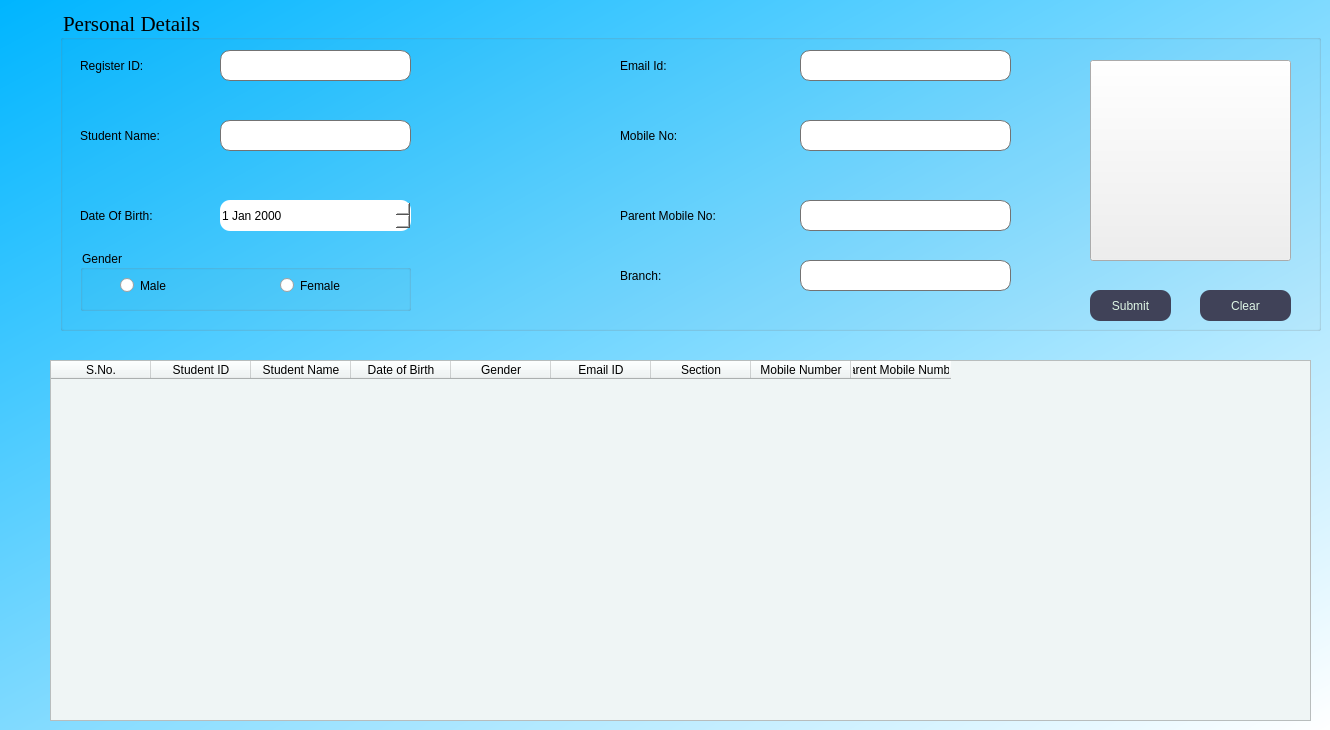
    <widget class="QWidget" name="Student_profile">
     <property name="styleSheet">
      <string notr="true">QWidget#Form{
background-color: qlineargradient(spread:pad, x1:0, y1:0, x2:1, y2:1, stop:0 rgba(0, 181, 255, 255), stop:1 rgba(255, 255, 255, 255));}
</string>
     </property>
     <widget class="QGroupBox" name="groupBox">
      <property name="geometry">
       <rect>
        <x>60</x>
        <y>10</y>
        <width>1261</width>
        <height>321</height>
       </rect>
      </property>
      <property name="font">
       <font>
        <family>Times New Roman</family>
        <pointsize>16</pointsize>
        <weight>9</weight>
        <italic>false</italic>
        <bold>false</bold>
       </font>
      </property>
      <property name="focusPolicy">
       <enum>Qt::NoFocus</enum>
      </property>
      <property name="styleSheet">
       <string notr="true">color: rgb(0, 0, 0);
font: 75 16pt &quot;Times New Roman&quot;;</string>
      </property>
      <property name="title">
       <string>Personal Details</string>
      </property>
      <widget class="QLabel" name="label_2">
       <property name="geometry">
        <rect>
         <x>20</x>
         <y>30</y>
         <width>131</width>
         <height>51</height>
        </rect>
       </property>
       <property name="styleSheet">
        <string notr="true">color: rgb(0, 0, 0);
font: 75 16pt &quot;Times New Roman&quot;;</string>
       </property>
       <property name="text">
        <string>Register ID:</string>
       </property>
      </widget>
      <widget class="QLineEdit" name="lineID">
       <property name="geometry">
        <rect>
         <x>160</x>
         <y>40</y>
         <width>191</width>
         <height>31</height>
        </rect>
       </property>
       <property name="styleSheet">
        <string notr="true">QLineEdit{
border-radius:10px;
background-color: rgb(255, 255, 255);
font: 12pt &quot;Times New Roman&quot;;
border: 1px solid #737373;
}

QLineEdit:Focus{
border: 2px solid #00006d;
	
}</string>
       </property>
       <property name="text">
        <string/>
       </property>
      </widget>
      <widget class="QLabel" name="label_3">
       <property name="geometry">
        <rect>
         <x>20</x>
         <y>100</y>
         <width>131</width>
         <height>51</height>
        </rect>
       </property>
       <property name="styleSheet">
        <string notr="true">color: rgb(0, 0, 0);
font: 75 16pt &quot;Times New Roman&quot;;</string>
       </property>
       <property name="text">
        <string>Student Name:</string>
       </property>
      </widget>
      <widget class="QLineEdit" name="stdname">
       <property name="geometry">
        <rect>
         <x>160</x>
         <y>110</y>
         <width>191</width>
         <height>31</height>
        </rect>
       </property>
       <property name="styleSheet">
        <string notr="true">QLineEdit{
border-radius:10px;
background-color: rgb(255, 255, 255);
font: 12pt &quot;Times New Roman&quot;;
border: 1px solid #737373;
}

QLineEdit:Focus{
border: 2px solid #00006d;
	
}</string>
       </property>
      </widget>
      <widget class="QLabel" name="label_4">
       <property name="geometry">
        <rect>
         <x>20</x>
         <y>180</y>
         <width>131</width>
         <height>51</height>
        </rect>
       </property>
       <property name="styleSheet">
        <string notr="true">color: rgb(0, 0, 0);
font: 75 16pt &quot;Times New Roman&quot;;</string>
       </property>
       <property name="text">
        <string>Date Of Birth:</string>
       </property>
      </widget>
      <widget class="QDateEdit" name="inputDOB">
       <property name="geometry">
        <rect>
         <x>160</x>
         <y>190</y>
         <width>191</width>
         <height>31</height>
        </rect>
       </property>
       <property name="styleSheet">
        <string notr="true">QDateEdit{
border-radius:10px;
background-color: rgb(255, 255, 255);
font: 12pt &quot;Times New Roman&quot;;
}

QDateEdit:Focus{
border: 2px solid #00006d;
	
}</string>
       </property>
      </widget>
      <widget class="QLabel" name="label_5">
       <property name="geometry">
        <rect>
         <x>560</x>
         <y>30</y>
         <width>131</width>
         <height>51</height>
        </rect>
       </property>
       <property name="styleSheet">
        <string notr="true">color: rgb(0, 0, 0);
font: 75 16pt &quot;Times New Roman&quot;;</string>
       </property>
       <property name="text">
        <string>Email Id:</string>
       </property>
      </widget>
      <widget class="QLabel" name="label_6">
       <property name="geometry">
        <rect>
         <x>560</x>
         <y>100</y>
         <width>131</width>
         <height>51</height>
        </rect>
       </property>
       <property name="styleSheet">
        <string notr="true">color: rgb(0, 0, 0);
font: 75 16pt &quot;Times New Roman&quot;;</string>
       </property>
       <property name="text">
        <string>Mobile No:</string>
       </property>
      </widget>
      <widget class="QLabel" name="label_7">
       <property name="geometry">
        <rect>
         <x>560</x>
         <y>180</y>
         <width>161</width>
         <height>51</height>
        </rect>
       </property>
       <property name="styleSheet">
        <string notr="true">color: rgb(0, 0, 0);
font: 75 16pt &quot;Times New Roman&quot;;</string>
       </property>
       <property name="text">
        <string>Parent Mobile No:</string>
       </property>
      </widget>
      <widget class="QLineEdit" name="inputEmail">
       <property name="geometry">
        <rect>
         <x>740</x>
         <y>40</y>
         <width>211</width>
         <height>31</height>
        </rect>
       </property>
       <property name="styleSheet">
        <string notr="true">QLineEdit{
border-radius:10px;
background-color: rgb(255, 255, 255);
font: 12pt &quot;Times New Roman&quot;;
border: 1px solid #737373;
}

QLineEdit:Focus{
border: 2px solid #00006d;
	
}</string>
       </property>
       <property name="text">
        <string/>
       </property>
      </widget>
      <widget class="QLineEdit" name="inputMobile">
       <property name="geometry">
        <rect>
         <x>740</x>
         <y>110</y>
         <width>211</width>
         <height>31</height>
        </rect>
       </property>
       <property name="styleSheet">
        <string notr="true">QLineEdit{
border-radius:10px;
background-color: rgb(255, 255, 255);
font: 12pt &quot;Times New Roman&quot;;
border: 1px solid #737373;
}

QLineEdit:Focus{
border: 2px solid #00006d;
	
}</string>
       </property>
       <property name="text">
        <string/>
       </property>
      </widget>
      <widget class="QLineEdit" name="inputParent">
       <property name="geometry">
        <rect>
         <x>740</x>
         <y>190</y>
         <width>211</width>
         <height>31</height>
        </rect>
       </property>
       <property name="styleSheet">
        <string notr="true">QLineEdit{
border-radius:10px;
background-color: rgb(255, 255, 255);
font: 12pt &quot;Times New Roman&quot;;
border: 1px solid #737373;
}

QLineEdit:Focus{
border: 2px solid #00006d;
	
}</string>
       </property>
       <property name="text">
        <string/>
       </property>
      </widget>
      <widget class="QGroupBox" name="groupBox_2">
       <property name="geometry">
        <rect>
         <x>20</x>
         <y>240</y>
         <width>331</width>
         <height>61</height>
        </rect>
       </property>
       <property name="styleSheet">
        <string notr="true">color: rgb(0, 0, 0);
font: 75 16pt &quot;Times New Roman&quot;;</string>
       </property>
       <property name="title">
        <string>Gender</string>
       </property>
       <widget class="QRadioButton" name="male">
        <property name="geometry">
         <rect>
          <x>40</x>
          <y>20</y>
          <width>91</width>
          <height>31</height>
         </rect>
        </property>
        <property name="styleSheet">
         <string notr="true">color: rgb(0, 0, 0);
font: 75 12pt &quot;Times New Roman&quot;;</string>
        </property>
        <property name="text">
         <string>Male</string>
        </property>
       </widget>
       <widget class="QRadioButton" name="female">
        <property name="geometry">
         <rect>
          <x>200</x>
          <y>20</y>
          <width>91</width>
          <height>31</height>
         </rect>
        </property>
        <property name="styleSheet">
         <string notr="true">color: rgb(0, 0, 0);
font: 75 12pt &quot;Times New Roman&quot;;</string>
        </property>
        <property name="text">
         <string>Female</string>
        </property>
       </widget>
      </widget>
      <widget class="QLabel" name="label_8">
       <property name="geometry">
        <rect>
         <x>560</x>
         <y>240</y>
         <width>131</width>
         <height>51</height>
        </rect>
       </property>
       <property name="styleSheet">
        <string notr="true">color: rgb(0, 0, 0);
font: 75 16pt &quot;Times New Roman&quot;;</string>
       </property>
       <property name="text">
        <string>Branch:</string>
       </property>
      </widget>
      <widget class="QLineEdit" name="inputBranch">
       <property name="geometry">
        <rect>
         <x>740</x>
         <y>250</y>
         <width>211</width>
         <height>31</height>
        </rect>
       </property>
       <property name="styleSheet">
        <string notr="true">QLineEdit{
border-radius:10px;
background-color: rgb(255, 255, 255);
font: 12pt &quot;Times New Roman&quot;;
border: 1px solid #737373;
}

QLineEdit:Focus{
border: 2px solid #00006d;
	
}</string>
       </property>
       <property name="text">
        <string/>
       </property>
      </widget>
      <widget class="QPushButton" name="InsertBtn">
       <property name="geometry">
        <rect>
         <x>1030</x>
         <y>280</y>
         <width>81</width>
         <height>31</height>
        </rect>
       </property>
       <property name="styleSheet">
        <string notr="true">QPushButton{
border-radius:10px;
background-color: rgb(64, 66, 88);
color: rgb(222, 245, 229);
font: 75 14pt &quot;Times New Roman&quot;;

}

QPushButton:Focus{
border: 2px solid #ffff;

}</string>
       </property>
       <property name="text">
        <string>Submit</string>
       </property>
      </widget>
      <widget class="QPushButton" name="clearBtn">
       <property name="geometry">
        <rect>
         <x>1140</x>
         <y>280</y>
         <width>91</width>
         <height>31</height>
        </rect>
       </property>
       <property name="styleSheet">
        <string notr="true">QPushButton{
border-radius:10px;
background-color: rgb(64, 66, 88);
color: rgb(222, 245, 229);
font: 75 14pt &quot;Times New Roman&quot;;
}</string>
       </property>
       <property name="text">
        <string>Clear</string>
       </property>
      </widget>
      <widget class="QPushButton" name="stdpic">
       <property name="geometry">
        <rect>
         <x>1030</x>
         <y>50</y>
         <width>201</width>
         <height>201</height>
        </rect>
       </property>
       <property name="text">
        <string/>
       </property>
       <property name="icon">
        <iconset resource="../Images/images.qrc">
         <normaloff>:/pics/select_profile.png</normaloff>:/pics/select_profile.png</iconset>
       </property>
       <property name="iconSize">
        <size>
         <width>201</width>
         <height>221</height>
        </size>
       </property>
      </widget>
     </widget>
     <widget class="QTableWidget" name="studentTable">
      <property name="geometry">
       <rect>
        <x>50</x>
        <y>360</y>
        <width>1261</width>
        <height>361</height>
       </rect>
      </property>
      <property name="styleSheet">
       <string notr="true">background-color: rgb(239, 245, 245);
border-color: rgb(0, 0, 0);</string>
      </property>
      <column>
       <property name="text">
        <string>S.No.</string>
       </property>
      </column>
      <column>
       <property name="text">
        <string>Student ID</string>
       </property>
      </column>
      <column>
       <property name="text">
        <string>Student Name</string>
       </property>
      </column>
      <column>
       <property name="text">
        <string>Date of Birth</string>
       </property>
      </column>
      <column>
       <property name="text">
        <string>Gender</string>
       </property>
      </column>
      <column>
       <property name="text">
        <string>Email ID</string>
       </property>
      </column>
      <column>
       <property name="text">
        <string>Section</string>
       </property>
      </column>
      <column>
       <property name="text">
        <string>Mobile Number</string>
       </property>
      </column>
      <column>
       <property name="text">
        <string>Parent Mobile Number</string>
       </property>
      </column>
     </widget>
    </widget>
